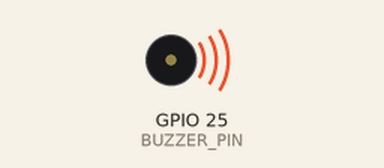
Simulated run of this sketch. Board: ESP32. Parts: buzzer (waves = sounding).

Above: at 0.1 s.
Timing chart, 0 to 3.0 s (numbered marks = the images above):
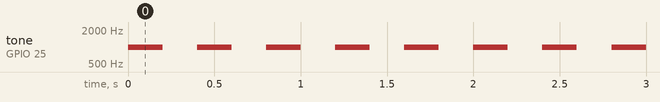

The sketch:

Buzzer_test.ino
```cpp
//수동 부저 테스트 코드
#define BUZZER_PIN 25

void setup() {
  pinMode(BUZZER_PIN, OUTPUT);
}

void loop() {
  tone(BUZZER_PIN, 1000);  // 1kHz 삐
  delay(200);
  noTone(BUZZER_PIN);
  delay(200);
}
```

Measured:
- by itself, tone on GPIO 25 (BUZZER_PIN): alternates 1000 Hz for 0.20 s and silent for 0.20 s
